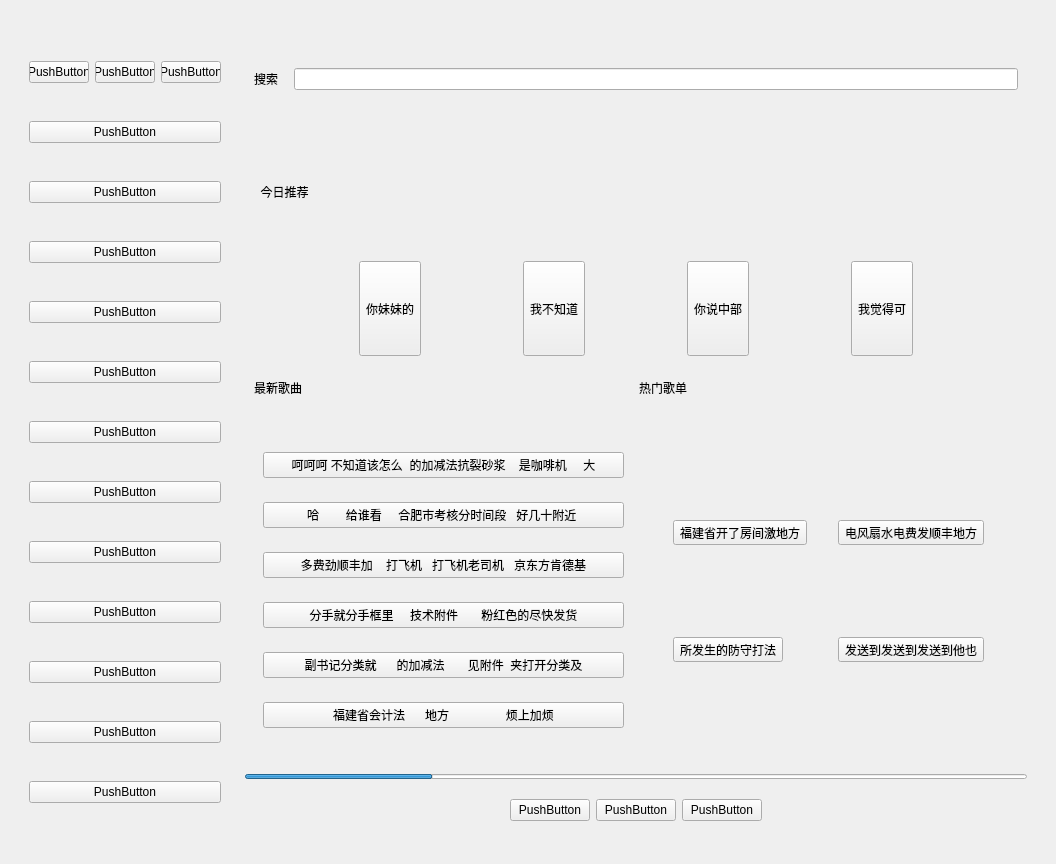
<?xml version="1.0" encoding="UTF-8"?>
<ui version="4.0">
 <class>Form</class>
 <widget class="QWidget" name="Form">
  <property name="geometry">
   <rect>
    <x>0</x>
    <y>0</y>
    <width>1056</width>
    <height>864</height>
   </rect>
  </property>
  <property name="windowTitle">
   <string>Form</string>
  </property>
  <layout class="QGridLayout" name="gridLayout">
   <item row="0" column="0">
    <widget class="QWidget" name="widget" native="true">
     <layout class="QGridLayout" name="gridLayout_2" columnstretch="2,8">
      <item row="0" column="1">
       <widget class="QWidget" name="widget_3" native="true">
        <layout class="QGridLayout" name="gridLayout_5">
         <item row="0" column="0">
          <widget class="QWidget" name="widget_7" native="true">
           <property name="maximumSize">
            <size>
             <width>16777215</width>
             <height>100</height>
            </size>
           </property>
           <layout class="QGridLayout" name="gridLayout_8">
            <item row="0" column="0">
             <widget class="QLabel" name="label">
              <property name="text">
               <string>搜索   </string>
              </property>
             </widget>
            </item>
            <item row="0" column="1">
             <widget class="QLineEdit" name="lineEdit"/>
            </item>
           </layout>
          </widget>
         </item>
         <item row="2" column="0">
          <widget class="QProgressBar" name="progressBar">
           <property name="maximumSize">
            <size>
             <width>16777215</width>
             <height>5</height>
            </size>
           </property>
           <property name="styleSheet">
            <string notr="true">color: rgb(170, 255, 127);
color: rgb(255, 255, 0);</string>
           </property>
           <property name="value">
            <number>24</number>
           </property>
           <property name="textVisible">
            <bool>false</bool>
           </property>
          </widget>
         </item>
         <item row="1" column="0">
          <widget class="QWidget" name="widget_4" native="true">
           <layout class="QGridLayout" name="gridLayout_4">
            <item row="1" column="0" colspan="2">
             <widget class="QWidget" name="widget_5" native="true">
              <property name="minimumSize">
               <size>
                <width>0</width>
                <height>104</height>
               </size>
              </property>
              <property name="maximumSize">
               <size>
                <width>16777215</width>
                <height>92</height>
               </size>
              </property>
              <layout class="QGridLayout" name="gridLayout_6">
               <item row="0" column="2">
                <widget class="QToolButton" name="toolButton">
                 <property name="minimumSize">
                  <size>
                   <width>0</width>
                   <height>95</height>
                  </size>
                 </property>
                 <property name="text">
                  <string>你说中部</string>
                 </property>
                 <property name="icon">
                  <iconset resource="image.qrc">
                   <normaloff>:/newPrefix/100.jpg</normaloff>:/newPrefix/100.jpg</iconset>
                 </property>
                 <property name="iconSize">
                  <size>
                   <width>133</width>
                   <height>72</height>
                  </size>
                 </property>
                 <property name="toolButtonStyle">
                  <enum>Qt::ToolButtonTextUnderIcon</enum>
                 </property>
                </widget>
               </item>
               <item row="0" column="0">
                <widget class="QToolButton" name="toolButton_4">
                 <property name="minimumSize">
                  <size>
                   <width>0</width>
                   <height>95</height>
                  </size>
                 </property>
                 <property name="text">
                  <string>你妹妹的</string>
                 </property>
                 <property name="icon">
                  <iconset resource="image.qrc">
                   <normaloff>:/newPrefix/100.jpg</normaloff>:/newPrefix/100.jpg</iconset>
                 </property>
                 <property name="iconSize">
                  <size>
                   <width>133</width>
                   <height>72</height>
                  </size>
                 </property>
                 <property name="toolButtonStyle">
                  <enum>Qt::ToolButtonTextUnderIcon</enum>
                 </property>
                </widget>
               </item>
               <item row="0" column="1">
                <widget class="QToolButton" name="toolButton_2">
                 <property name="minimumSize">
                  <size>
                   <width>0</width>
                   <height>95</height>
                  </size>
                 </property>
                 <property name="text">
                  <string>我不知道</string>
                 </property>
                 <property name="icon">
                  <iconset resource="image.qrc">
                   <normaloff>:/newPrefix/100.jpg</normaloff>:/newPrefix/100.jpg</iconset>
                 </property>
                 <property name="iconSize">
                  <size>
                   <width>133</width>
                   <height>72</height>
                  </size>
                 </property>
                 <property name="toolButtonStyle">
                  <enum>Qt::ToolButtonTextUnderIcon</enum>
                 </property>
                </widget>
               </item>
               <item row="0" column="3">
                <widget class="QToolButton" name="toolButton_3">
                 <property name="minimumSize">
                  <size>
                   <width>0</width>
                   <height>95</height>
                  </size>
                 </property>
                 <property name="text">
                  <string>我觉得可</string>
                 </property>
                 <property name="icon">
                  <iconset resource="image.qrc">
                   <normaloff>:/newPrefix/100.jpg</normaloff>:/newPrefix/100.jpg</iconset>
                 </property>
                 <property name="iconSize">
                  <size>
                   <width>133</width>
                   <height>72</height>
                  </size>
                 </property>
                 <property name="toolButtonStyle">
                  <enum>Qt::ToolButtonTextUnderIcon</enum>
                 </property>
                </widget>
               </item>
              </layout>
             </widget>
            </item>
            <item row="0" column="0">
             <widget class="QLabel" name="label_2">
              <property name="maximumSize">
               <size>
                <width>16777215</width>
                <height>96</height>
               </size>
              </property>
              <property name="text">
               <string>  今日推荐</string>
              </property>
             </widget>
            </item>
            <item row="3" column="0">
             <widget class="QWidget" name="widget_6" native="true">
              <layout class="QGridLayout" name="gridLayout_7">
               <item row="2" column="0">
                <widget class="QPushButton" name="pushButton_20">
                 <property name="text">
                  <string>多费劲顺丰加    打飞机   打飞机老司机   京东方肯德基</string>
                 </property>
                </widget>
               </item>
               <item row="1" column="0">
                <widget class="QPushButton" name="pushButton_16">
                 <property name="text">
                  <string>哈        给谁看     合肥市考核分时间段   好几十附近 </string>
                 </property>
                </widget>
               </item>
               <item row="4" column="0">
                <widget class="QPushButton" name="pushButton_17">
                 <property name="text">
                  <string>副书记分类就      的加减法       见附件  夹打开分类及</string>
                 </property>
                </widget>
               </item>
               <item row="3" column="0">
                <widget class="QPushButton" name="pushButton_19">
                 <property name="text">
                  <string>分手就分手框里     技术附件       粉红色的尽快发货</string>
                 </property>
                </widget>
               </item>
               <item row="5" column="0">
                <widget class="QPushButton" name="pushButton_18">
                 <property name="text">
                  <string>福建省会计法      地方                 烦上加烦</string>
                 </property>
                </widget>
               </item>
               <item row="0" column="0">
                <widget class="QPushButton" name="pushButton_21">
                 <property name="text">
                  <string>呵呵呵 不知道该怎么  的加减法抗裂砂浆    是咖啡机     大</string>
                 </property>
                </widget>
               </item>
              </layout>
             </widget>
            </item>
            <item row="2" column="1">
             <widget class="QLabel" name="label_4">
              <property name="text">
               <string>热门歌单</string>
              </property>
             </widget>
            </item>
            <item row="2" column="0">
             <widget class="QLabel" name="label_3">
              <property name="minimumSize">
               <size>
                <width>334</width>
                <height>0</height>
               </size>
              </property>
              <property name="maximumSize">
               <size>
                <width>16777215</width>
                <height>63</height>
               </size>
              </property>
              <property name="text">
               <string>最新歌曲</string>
              </property>
             </widget>
            </item>
            <item row="3" column="1">
             <widget class="QWidget" name="widget_8" native="true">
              <layout class="QGridLayout" name="gridLayout_9">
               <item row="0" column="0">
                <widget class="QToolButton" name="toolButton_5">
                 <property name="text">
                  <string>福建省开了房间激地方</string>
                 </property>
                 <property name="icon">
                  <iconset resource="image.qrc">
                   <normaloff>:/newPrefix/100.jpg</normaloff>:/newPrefix/100.jpg</iconset>
                 </property>
                 <property name="iconSize">
                  <size>
                   <width>143</width>
                   <height>81</height>
                  </size>
                 </property>
                 <property name="toolButtonStyle">
                  <enum>Qt::ToolButtonTextUnderIcon</enum>
                 </property>
                </widget>
               </item>
               <item row="0" column="1">
                <widget class="QToolButton" name="toolButton_6">
                 <property name="text">
                  <string>电风扇水电费发顺丰地方</string>
                 </property>
                 <property name="icon">
                  <iconset resource="image.qrc">
                   <normaloff>:/newPrefix/100.jpg</normaloff>:/newPrefix/100.jpg</iconset>
                 </property>
                 <property name="iconSize">
                  <size>
                   <width>143</width>
                   <height>81</height>
                  </size>
                 </property>
                 <property name="toolButtonStyle">
                  <enum>Qt::ToolButtonTextUnderIcon</enum>
                 </property>
                </widget>
               </item>
               <item row="1" column="0">
                <widget class="QToolButton" name="toolButton_7">
                 <property name="text">
                  <string>所发生的防守打法</string>
                 </property>
                 <property name="icon">
                  <iconset resource="image.qrc">
                   <normaloff>:/newPrefix/100.jpg</normaloff>:/newPrefix/100.jpg</iconset>
                 </property>
                 <property name="iconSize">
                  <size>
                   <width>143</width>
                   <height>81</height>
                  </size>
                 </property>
                 <property name="toolButtonStyle">
                  <enum>Qt::ToolButtonTextUnderIcon</enum>
                 </property>
                </widget>
               </item>
               <item row="1" column="1">
                <widget class="QToolButton" name="toolButton_8">
                 <property name="text">
                  <string>发送到发送到发送到他也</string>
                 </property>
                 <property name="icon">
                  <iconset resource="image.qrc">
                   <normaloff>:/newPrefix/100.jpg</normaloff>:/newPrefix/100.jpg</iconset>
                 </property>
                 <property name="iconSize">
                  <size>
                   <width>143</width>
                   <height>81</height>
                  </size>
                 </property>
                 <property name="toolButtonStyle">
                  <enum>Qt::ToolButtonTextUnderIcon</enum>
                 </property>
                </widget>
               </item>
              </layout>
             </widget>
            </item>
           </layout>
          </widget>
         </item>
         <item row="3" column="0">
          <widget class="QWidget" name="widget_9" native="true">
           <property name="maximumSize">
            <size>
             <width>16777215</width>
             <height>50</height>
            </size>
           </property>
           <layout class="QGridLayout" name="gridLayout_10">
            <item row="0" column="0">
             <spacer name="horizontalSpacer">
              <property name="orientation">
               <enum>Qt::Horizontal</enum>
              </property>
              <property name="sizeHint" stdset="0">
               <size>
                <width>257</width>
                <height>20</height>
               </size>
              </property>
             </spacer>
            </item>
            <item row="0" column="1">
             <widget class="QPushButton" name="pushButton_22">
              <property name="text">
               <string>PushButton</string>
              </property>
             </widget>
            </item>
            <item row="0" column="2">
             <widget class="QPushButton" name="pushButton_23">
              <property name="text">
               <string>PushButton</string>
              </property>
             </widget>
            </item>
            <item row="0" column="3">
             <widget class="QPushButton" name="pushButton_24">
              <property name="text">
               <string>PushButton</string>
              </property>
             </widget>
            </item>
            <item row="0" column="4">
             <spacer name="horizontalSpacer_2">
              <property name="orientation">
               <enum>Qt::Horizontal</enum>
              </property>
              <property name="sizeHint" stdset="0">
               <size>
                <width>256</width>
                <height>20</height>
               </size>
              </property>
             </spacer>
            </item>
           </layout>
          </widget>
         </item>
        </layout>
       </widget>
      </item>
      <item row="0" column="0">
       <widget class="QWidget" name="widget_2" native="true">
        <layout class="QGridLayout" name="gridLayout_3" rowstretch="0,0,0,0,0,0,0,0,0,0,0,0,0">
         <item row="0" column="1">
          <widget class="QPushButton" name="pushButton_2">
           <property name="maximumSize">
            <size>
             <width>60</width>
             <height>16777215</height>
            </size>
           </property>
           <property name="text">
            <string>PushButton</string>
           </property>
          </widget>
         </item>
         <item row="0" column="2">
          <widget class="QPushButton" name="pushButton_3">
           <property name="maximumSize">
            <size>
             <width>60</width>
             <height>16777215</height>
            </size>
           </property>
           <property name="text">
            <string>PushButton</string>
           </property>
          </widget>
         </item>
         <item row="0" column="0">
          <widget class="QPushButton" name="pushButton">
           <property name="maximumSize">
            <size>
             <width>60</width>
             <height>16777215</height>
            </size>
           </property>
           <property name="text">
            <string>PushButton</string>
           </property>
          </widget>
         </item>
         <item row="11" column="0" colspan="3">
          <widget class="QPushButton" name="pushButton_5">
           <property name="text">
            <string>PushButton</string>
           </property>
          </widget>
         </item>
         <item row="12" column="0" colspan="3">
          <widget class="QPushButton" name="pushButton_4">
           <property name="text">
            <string>PushButton</string>
           </property>
          </widget>
         </item>
         <item row="3" column="0" colspan="3">
          <widget class="QPushButton" name="pushButton_7">
           <property name="text">
            <string>PushButton</string>
           </property>
          </widget>
         </item>
         <item row="10" column="0" colspan="3">
          <widget class="QPushButton" name="pushButton_6">
           <property name="text">
            <string>PushButton</string>
           </property>
          </widget>
         </item>
         <item row="9" column="0" colspan="3">
          <widget class="QPushButton" name="pushButton_8">
           <property name="text">
            <string>PushButton</string>
           </property>
          </widget>
         </item>
         <item row="1" column="0" colspan="3">
          <widget class="QPushButton" name="pushButton_11">
           <property name="text">
            <string>PushButton</string>
           </property>
          </widget>
         </item>
         <item row="4" column="0" colspan="3">
          <widget class="QPushButton" name="pushButton_13">
           <property name="text">
            <string>PushButton</string>
           </property>
          </widget>
         </item>
         <item row="2" column="0" colspan="3">
          <widget class="QPushButton" name="pushButton_12">
           <property name="text">
            <string>PushButton</string>
           </property>
          </widget>
         </item>
         <item row="8" column="0" colspan="3">
          <widget class="QPushButton" name="pushButton_10">
           <property name="text">
            <string>PushButton</string>
           </property>
          </widget>
         </item>
         <item row="6" column="0" colspan="3">
          <widget class="QPushButton" name="pushButton_14">
           <property name="text">
            <string>PushButton</string>
           </property>
          </widget>
         </item>
         <item row="5" column="0" colspan="3">
          <widget class="QPushButton" name="pushButton_15">
           <property name="text">
            <string>PushButton</string>
           </property>
          </widget>
         </item>
         <item row="7" column="0" colspan="3">
          <widget class="QPushButton" name="pushButton_9">
           <property name="text">
            <string>PushButton</string>
           </property>
          </widget>
         </item>
        </layout>
       </widget>
      </item>
     </layout>
    </widget>
   </item>
  </layout>
 </widget>
 <resources>
  <include location="image.qrc"/>
 </resources>
 <connections/>
</ui>
